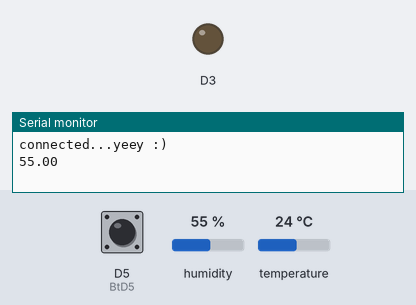
The sketch below on a simulated ESP8266 (NodeMCU). Shown: output pins drawn as LEDs (lit = HIGH), the last lines printed to the serial monitor. Inputs (shaded band) come from the test bench; at power-on: D5 (BtD5) HIGH, humidity 55 %, temperature 24 °C. WiFi joins after 1.5 s; servers stay silent unless stated; network time is answered at once with the bench clock; the local clock reads 2024-03-15 10:24:30 at power-on unless the sketch sets it.

Above: at 3.7 s.
3.8 s: D5 (BtD5) pulled LOW for 0.15 s
At 4.7 s:
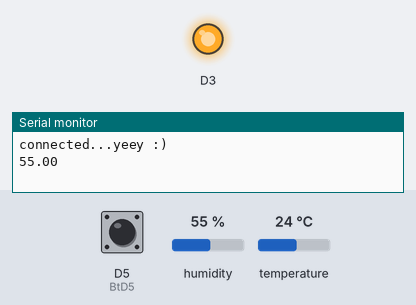
5.4 s: humidity set to 22 %
6.9 s: humidity set to 40 %
8.4 s: D5 (BtD5) pulled LOW for 1 s
At 10.6 s:
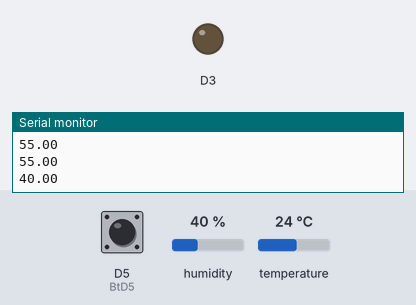
10.9 s: D5 (BtD5) pulled LOW for 3.2 s
At 15.4 s:
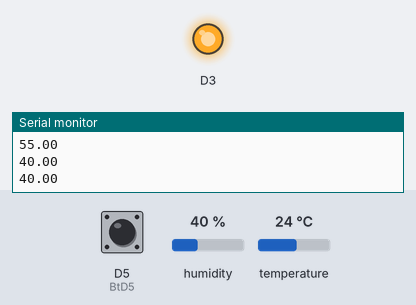
Timing chart, 0 to 16.6 s (numbered marks = the images above; inputs shaded):
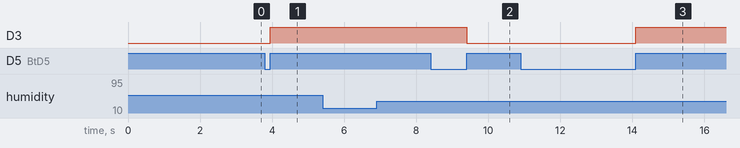

The sketch:

esp8266.ino
```cpp
#include <Arduino.h>
#include "DHT.h"
#include <ArduinoJson.h>
#include <ESP8266WiFi.h>
#include <ESP8266WiFiMulti.h>
#include <WiFiManager.h>         //https://github.com/tzapu/WiFiManager

#include <SocketIoClient.h> //v0.3 fix error beginSSL by replace const char* fingerprint = DEFAULT_FINGERPRINT to const uint8_t * fingerprint = NULL

#include <WiFiUdp.h> //realtime
#include <NTPClient.h> //realtime

ESP8266WiFiMulti WiFiMulti;
SocketIoClient socketIO;

//properties realtime from internet: vn.pool.ntp.org
WiFiUDP ntpUDP;
NTPClient timeClient(ntpUDP, "vn.pool.ntp.org");

//char host[] = "192.168.1.3";
//int port = 3484;
char host[] = "dht-led.glitch.me";
int port = 80;
char username[] = "esp";
char password[] = "1234";

uint64_t messageTimestamp;

#define BtD5 14
#define DHT11Pin D1
#define DHTType DHT11
DHT HT(DHT11Pin, DHTType);
double humi;
double tempC;
double tempF;
long count = 0;
unsigned long epochTime;
StaticJsonDocument<200> SensorDoc;
StaticJsonDocument<500> LedDoc;


void setup() {
  Serial.begin(115200);

  //WiFiManager
  //Local intialization. Once its business is done, there is no need to keep it around
  WiFiManager wifiManager;
  //reset saved settings
  //  wifiManager.resetSettings();

  //set custom ip for portal
  wifiManager.setAPStaticIPConfig(IPAddress(10, 0, 1, 1), IPAddress(10, 0, 1, 1), IPAddress(255, 255, 255, 0));

  //fetches ssid and pass from eeprom and tries to connect
  //if it does not connect it starts an access point with the specified name
  //here  "AutoConnectAP"
  //and goes into a blocking loop awaiting configuration
  wifiManager.autoConnect(username, password);
  //or use this for auto generated name ESP + ChipID
  //wifiManager.autoConnect();
  //if you get here you have connected to the WiFi
  Serial.println("connected...yeey :)");

  socketIO.begin(host, port);
  // use HTTP Basic Authorization this is optional remove if not needed
  //  socketIO.setAuthorization("username", "password");

  pinMode(BtD5, INPUT_PULLUP);

  HT.begin();
  delay(1000);
  dht();
  socketIO.on("server2gpio", GpioEvent);
  //Realtime setup
  timeClient.begin();
  timeClient.setTimeOffset(7 * 3600); //Vietnam Timezone
}

void loop() {
  epochTime = getTime();
  socketIO.loop();
  if (millis() - messageTimestamp > 5000) {
    messageTimestamp = millis();
    count++;
    dht();
  }
  buttonAction();
}

//received data refer to esp_nodejs_socketIO_flutter
void GpioEvent(const char * payload, size_t length) {
  //  Serial.println(payload);
  deserializeJson(LedDoc, payload);
  serializeJson(LedDoc, Serial);
  Serial.println("Received data from server");

  for (int i = 0; i < LedDoc["gpio"].size(); i++) {
    pinMode(LedDoc["gpio"][i]["pin"], OUTPUT);
    digitalWrite(LedDoc["gpio"][i]["pin"], LedDoc["gpio"][i]["value"]);
  }
}
void buttonAction() {
  if (digitalRead(BtD5) == 0) {
    while (digitalRead(BtD5) == 0);
    pinMode(LedDoc["gpio"][0]["pin"], OUTPUT);
    LedDoc["gpio"][0]["value"] = !LedDoc["gpio"][0]["value"];
    digitalWrite(LedDoc["gpio"][0]["pin"], LedDoc["gpio"][0]["value"]);

    char msg[256];
    serializeJson(LedDoc, msg);
    socketIO.emit("gpio2Server", msg);
  }
}
void dht() {
  humi = HT.readHumidity();
  tempC = HT.readTemperature();
  tempF = HT.readTemperature(true);
  Serial.println(humi);
  SensorDoc["dht"]["tempC"] = tempC;
  SensorDoc["dht"]["humi"] = humi;
  SensorDoc["dht"]["count"] = count;
  SensorDoc["dht"]["date"] = epochTime;
  char msg[256];
  serializeJson(SensorDoc, msg);
  socketIO.emit("sensor2Server", msg);
}

// Function that gets current epoch time
unsigned long getTime() {
  timeClient.update();
  unsigned long now = timeClient.getEpochTime();
  return now;
}
```

Measured:
- after the input at 3.8 s, D3: LOW → HIGH after 0.15 s
- after the input at 5.4 s, every drawn part: stays the same
- after the input at 6.9 s, every drawn part: stays the same
- after the input at 8.4 s, D3: HIGH → LOW after 1.0 s
- after the input at 10.9 s, D3: LOW → HIGH after 3.2 s
